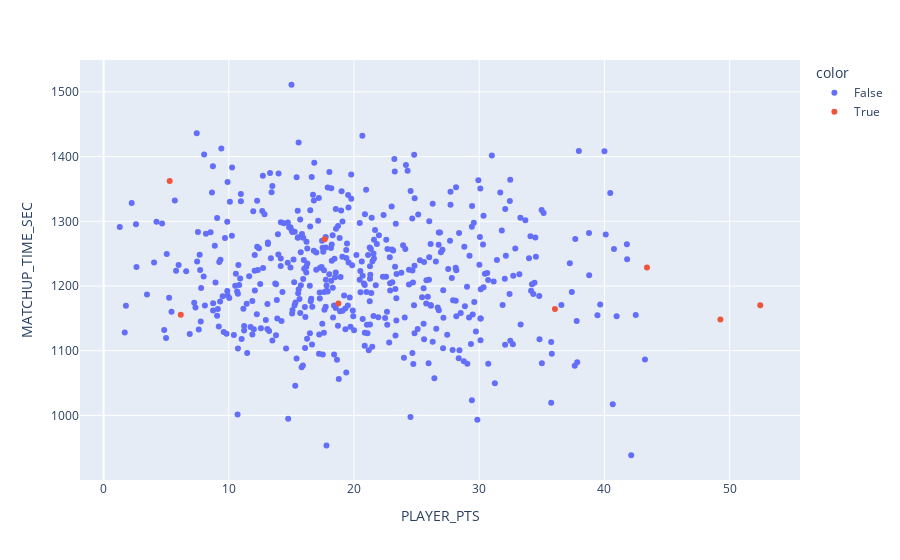

The cell this chart's notebook holds for it:
### Code cell
plt = px.scatter(data_frame = h2h_df, x = 'PLAYER_PTS', y = 'MATCHUP_TIME_SEC', color = is_outlier)
plt.show()

### Figure 1 — Plotly figure (JSON) as saved in the notebook; plotly's stock layout.template omitted (floating-point values rounded to 4 significant figures; data arrays with more than 128 entries replaced by an {"elided": "..."} marker saying what was removed)
{"data": [{"hovertemplate": "color=False<br>PLAYER_PTS=%{x}<br>MATCHUP_TIME_SEC=%{y}<extra></extra>", "legendgroup": "False", "marker": {"color": "#636efa", "symbol": "circle"}, "mode": "markers", "name": "False", "orientation": "v", "showlegend": true, "type": "scatter", "x": {"elided": "489 float values"}, "xaxis": "x", "y": {"elided": "489 float values"}, "yaxis": "y"}, {"hovertemplate": "color=True<br>PLAYER_PTS=%{x}<br>MATCHUP_TIME_SEC=%{y}<extra></extra>", "legendgroup": "True", "marker": {"color": "#EF553B", "symbol": "circle"}, "mode": "markers", "name": "True", "orientation": "v", "showlegend": true, "type": "scatter", "x": [18.75, 36.05, 6.165, 17.66, 52.44, 49.26, 5.28, 43.4], "xaxis": "x", "y": [1173.0, 1164.0, 1156.0, 1272.0, 1170.0, 1148.0, 1362.0, 1228.0], "yaxis": "y"}], "layout": {"legend": {"title": {"text": "color"}, "tracegroupgap": 0}, "margin": {"t": 60}, "xaxis": {"anchor": "y", "domain": [0, 1], "title": {"text": "PLAYER_PTS"}}, "yaxis": {"anchor": "x", "domain": [0, 1], "title": {"text": "MATCHUP_TIME_SEC"}}}}
